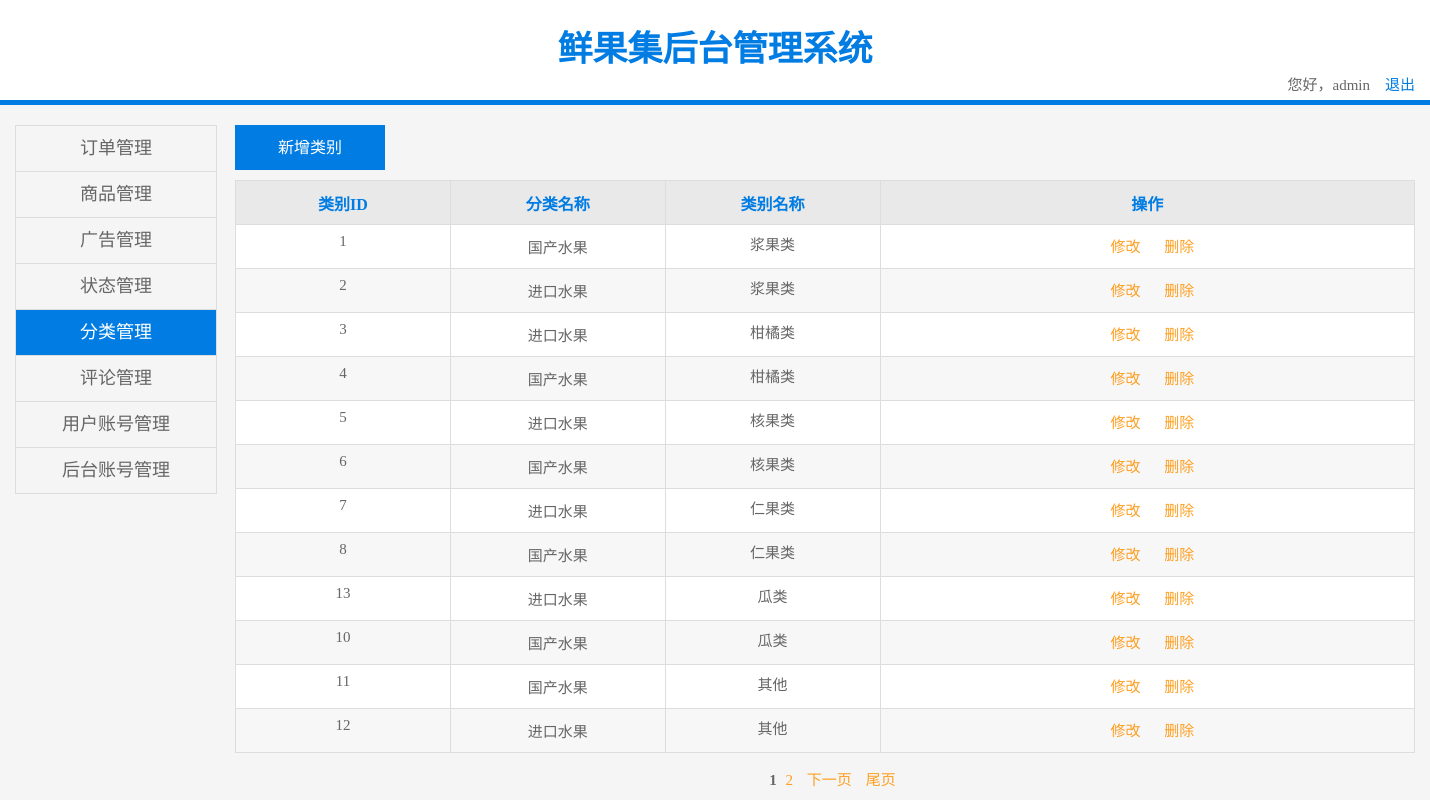
Screenshot of /admin/class.php (signed in) with the database file from the repository.
### tables this page shows
CREATE TABLE `brand` (
  `id` int(10) unsigned NOT NULL AUTO_INCREMENT,
  `name` varchar(50) NOT NULL,
  `class_id` int(11) NOT NULL,
  PRIMARY KEY (`id`)
);

CREATE TABLE `class` (
  `id` int(10) unsigned NOT NULL AUTO_INCREMENT,
  `name` varchar(50) NOT NULL,
  PRIMARY KEY (`id`)
);

### admin/class.php (the view, shortened to what this page needs)
<?php
    include '../public/common/page.php';
    $sql = "select brand.*, class.name cname from brand, class where brand.class_id=class.id";
    $current_page   = empty($_GET['page']) ? 1 : $_GET['page'];
    $page = new Page('',$sql,$current_page,12,"?page=");
    $pagerows = $page->list;
?>
<!DOCTYPE html>
<html lang="en">
<head>
    <link href="css/public.css" type="text/css" rel="stylesheet"/>
    <link href="css/product.css" type="text/css" rel="stylesheet"/>
</head>
<body>
    <div class="header">
        <div class="header_size">
            <p class="header_title">鲜果集后台管理系统 </p>
            <span class="header_exit">您好，<?php echo $_SESSION['admin_username']; ?>&nbsp;&nbsp;&nbsp; <a href="./api/logout.php" onclick="return confirm('确认退出系统吗？');">退出</a></span>
        </div>
    </div>
    <div class="content">
        <div class="con_con">
            <ul class="nav">
                <li><a href="indent_m.php">订单管理</a></li>
                <li><a href="product.php">商品管理</a></li>
                <li><a href="adv.php">广告管理</a></li>
                <li><a href="status.php">状态管理</a></li>
                <li><a href="class.php" class="active">分类管理</a></li>
                <li><a href="comment.php">评论管理</a></li>
                <li><a href="business.php">用户账号管理</a></li>
                <li><a href="admin.php">后台账号管理</a></li>
            </ul>
            <div class="right">
                <p class="add" style="margin-top:0;"><input type="text" value="新增类别"  onfocus="this.blur()" class="add_newAdv"></p>
                <table class="details">
                    <tr>
                        <th class="name">类别ID</th>
                        <th class="name">分类名称</th>
                        <th class="name">类别名称</th>
                        <th class="opret">操作</th>
                    </tr>
                    <?php
                        foreach($pagerows as $row){
                    ?>
                    <tr>
                        <td class="name"><span><?php echo $row['id']; ?></span></td>
                        <td class="name"><?php echo $row['cname']; ?></td>
                        <td class="name"><span><?php echo $row['name']; ?></span></td>
                        <td class="opret">
                            <a href="./page/class/update.php?id=<?php echo $row['id']; ?>&name=<?php echo $row['name']; ?>&class_id=<?php echo $row['class_id']; ?>" class="ament">修改</a>
                            <a href="./page/class/delete.php?id=<?php echo $row['id']; ?>&name=<?php echo $row['name']; ?>&classname=<?php echo $row['cname']; ?>" class="Delete">删除</a>
                        </td>
                    </tr>
                    <?php } ?>
                </table>
                <p class="page"><?php echo $page->getPageList(); ?></p>
            </div>
        </div>
    </div>
</body>
</html>

### admin/css/public.css (style rules this page uses)
* { margin: 0; padding: 0; }
body, html { margin: 0; background-color: #f5f5f5; height: 100%; font-family: 微软雅黑; color: rgb(102, 102, 102); font-size: 15px; }
.header { width: 100%; height: 100px; line-height: 100px; background-color: #fff; margin: 0; color: #007ce3; border-bottom: 5px solid #007ce3; text-align: center; }
.header_size { width: 1400px; margin: 0 auto; display: inline-block; }
.header_size a { line-height: 10px; color: #007ce3; text-decoration: none; }
.header_exit { float: right; height: 20px; line-height: 20px; color: rgb(102, 102, 102); margin-top: -25px; }
.header .header_title { width: 688px; line-height: 100px; color: #007ce3; text-align: center; font-size: 35px; font-weight: bold; margin: 0 auto; }
.content { width: 100%; margin: 0 auto; display: inline-block; text-align: center; margin-top: 20px; margin-bottom: 50px; }
.content .con_con { width: 1400px; height: 500px; margin: 0 auto; }
.content .con_con .nav { float: left; width: 200px; border: 1px solid #deddde; font-family: 微软雅黑; border-bottom: 0; }
.content .con_con .nav li { list-style: none; width: 100%; height: 45px; text-align: center; line-height: 45px; border-bottom: 1px solid #deddde; }
.content .con_con .nav li a { display: inline-block; width: 100%; height: 100%; color: rgb(102, 102, 102); text-decoration: none; font-size: 18px; }
.content .con_con .nav li .active { color: #fff; background-color: #007ce3; }
.content .con_con .right { width: 1180px; float: right; height: 500px; margin-bottom: 50px; }
.content .con_con .right .details { border-collapse: collapse; border: 1px solid #deddde; margin-top: 20px; background-color: #fff; width: 100%; }
.content .con_con .right .add { text-align: left; margin-top: 0; }
.content .con_con .right .add input { width: 150px; height: 45px; line-height: 45px; color: #fff; background-color: #007ce3; border: 0; text-align: center; font-size: 16px; cursor: pointer; }
.content .con_con .right .details { border-collapse: collapse; border: 1px solid #deddde; margin-top: 10px; font-family: 微软雅黑; }
.content .con_con .right .details th { color: #007ce3; background-color: rgb(233, 233, 233); font-size: 16px; font-family: 微软雅黑; }
.content .con_con .right .details td, th { border: 1px solid #deddde; height: 43px; overflow: hidden; text-align: center; font-family: 微软雅黑; }
.content .con_con .right .details td span { min-height: 23px; max-height: 43px; overflow: hidden; padding: 0 7px; display: inline-block; }
.content .con_con .right .details a { color: rgb(254, 159, 33); text-decoration: none; font-size: 15px; width: 40px; margin-left: 10px; font-family: 微软雅黑; }
.content .con_con .right .page { display: inline-block; width: 100%; margin-top: 5px; }
.page { width:100%; padding: 10px; }

### admin/css/product.css (style rules this page uses)
.content .con_con .right .details { border-collapse: collapse; border: 1px solid #deddde; margin-top: 20px; background-color: #fff; }
.content .con_con .right .add { text-align: left; margin-top: 10px; }
.content .con_con .right .add input { width: 150px; height: 45px; line-height: 45px; color: #fff; background-color: #007ce3; border: 0; text-align: center; font-size: 16px; cursor: pointer; font-family: 微软雅黑; }
.content .con_con .right .details { border-collapse: collapse; border: 1px solid #deddde; margin-top: 10px; background-color: #fff; }
.content .con_con .right .details th { color: #007ce3; }
.content .con_con .right .details td,th { border: 1px solid #deddde; }
.content .con_con .right .details .name { width: 120px; }
.content .con_con .right .details .opret { width: 300px; }
.content .con_con .right .details a { width: 70px; height: 30px; line-height: 30px; color:rgb(254, 159, 33); text-decoration: none; font-size: 15px; display: inline-block; width: 40px; }

### rows the page displays
brand: id "1", class.name "国产水果", name "浆果类"
brand: id "2", class.name "进口水果", name "浆果类"
brand: id "3", class.name "进口水果", name "柑橘类"
brand: id "4", class.name "国产水果", name "柑橘类"
brand: id "5", class.name "进口水果", name "核果类"
brand: id "6", class.name "国产水果", name "核果类"
brand: id "7", class.name "进口水果", name "仁果类"
brand: id "8", class.name "国产水果", name "仁果类"
brand: id "13", class.name "进口水果", name "瓜类"
brand: id "10", class.name "国产水果", name "瓜类"
brand: id "11", class.name "国产水果", name "其他"
brand: id "12", class.name "进口水果", name "其他"

### other values shown
$_SESSION['admin_username'] "admin"
